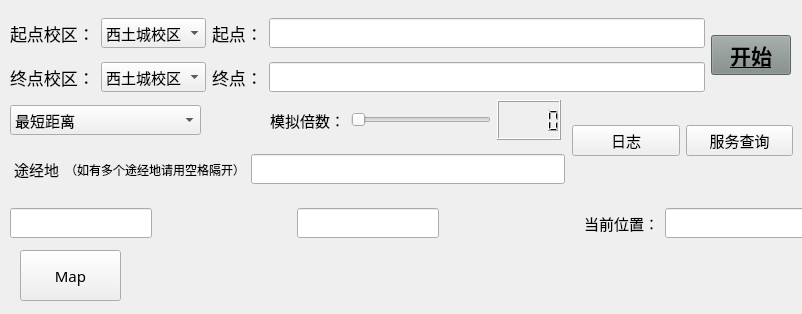
<?xml version="1.0" encoding="UTF-8"?>
<ui version="4.0">
 <class>Form</class>
 <widget class="QWidget" name="Form">
  <property name="geometry">
   <rect>
    <x>0</x>
    <y>0</y>
    <width>802</width>
    <height>314</height>
   </rect>
  </property>
  <property name="font">
   <font>
    <family>楷体</family>
    <pointsize>11</pointsize>
   </font>
  </property>
  <property name="windowTitle">
   <string>Form</string>
  </property>
  <widget class="QWidget" name="widget" native="true">
   <property name="geometry">
    <rect>
     <x>10</x>
     <y>10</y>
     <width>781</width>
     <height>91</height>
    </rect>
   </property>
   <layout class="QGridLayout" name="gridLayout">
    <item row="0" column="4">
     <widget class="QLabel" name="labelOrigin">
      <property name="font">
       <font>
        <pointsize>13</pointsize>
       </font>
      </property>
      <property name="text">
       <string>起点：</string>
      </property>
     </widget>
    </item>
    <item row="1" column="4">
     <widget class="QLabel" name="labelTerminal">
      <property name="font">
       <font>
        <family>楷体</family>
        <pointsize>13</pointsize>
        <weight>50</weight>
        <bold>false</bold>
       </font>
      </property>
      <property name="text">
       <string>终点：</string>
      </property>
     </widget>
    </item>
    <item row="1" column="5">
     <widget class="QLineEdit" name="lineEditTerminal"/>
    </item>
    <item row="0" column="5">
     <widget class="QLineEdit" name="lineEditOrigin"/>
    </item>
    <item row="0" column="8" rowspan="2">
     <widget class="QPushButton" name="pushBUttonStart">
      <property name="font">
       <font>
        <family>楷体</family>
        <pointsize>16</pointsize>
        <weight>75</weight>
        <bold>true</bold>
        <underline>true</underline>
       </font>
      </property>
      <property name="styleSheet">
       <string notr="true">QPushButton { background-color: rgb(128,138,135); } QPushButton:pressed { background-color: rgb(245,245,245); }</string>
      </property>
      <property name="text">
       <string>开始</string>
      </property>
     </widget>
    </item>
    <item row="1" column="0">
     <widget class="QLabel" name="labelTerminal_2">
      <property name="font">
       <font>
        <family>楷体</family>
        <pointsize>13</pointsize>
        <weight>50</weight>
        <bold>false</bold>
       </font>
      </property>
      <property name="text">
       <string>终点校区：</string>
      </property>
     </widget>
    </item>
    <item row="0" column="0">
     <widget class="QLabel" name="labelOrigin_2">
      <property name="font">
       <font>
        <pointsize>13</pointsize>
       </font>
      </property>
      <property name="text">
       <string>起点校区：</string>
      </property>
     </widget>
    </item>
    <item row="0" column="1">
     <widget class="QComboBox" name="comboBoxOriginCampus">
      <item>
       <property name="text">
        <string>西土城校区</string>
       </property>
      </item>
      <item>
       <property name="text">
        <string>沙河校区</string>
       </property>
      </item>
     </widget>
    </item>
    <item row="1" column="1">
     <widget class="QComboBox" name="comboBoxTerminalCampus">
      <item>
       <property name="text">
        <string>西土城校区</string>
       </property>
      </item>
      <item>
       <property name="text">
        <string>沙河校区</string>
       </property>
      </item>
     </widget>
    </item>
   </layout>
  </widget>
  <widget class="QWidget" name="widget_2" native="true">
   <property name="geometry">
    <rect>
     <x>10</x>
     <y>100</y>
     <width>191</width>
     <height>41</height>
    </rect>
   </property>
   <property name="font">
    <font>
     <family>楷体</family>
     <pointsize>11</pointsize>
     <italic>false</italic>
    </font>
   </property>
   <layout class="QHBoxLayout" name="horizontalLayout_2">
    <item>
     <widget class="QComboBox" name="comboBoxStrategy">
      <item>
       <property name="text">
        <string>最短距离</string>
       </property>
      </item>
      <item>
       <property name="text">
        <string>交通工具的最短时间</string>
       </property>
      </item>
      <item>
       <property name="text">
        <string>途径最短距离</string>
       </property>
      </item>
      <item>
       <property name="text">
        <string>最短时间</string>
       </property>
      </item>
     </widget>
    </item>
   </layout>
  </widget>
  <widget class="QWidget" name="widget_3" native="true">
   <property name="geometry">
    <rect>
     <x>270</x>
     <y>100</y>
     <width>291</width>
     <height>40</height>
    </rect>
   </property>
   <layout class="QHBoxLayout" name="horizontalLayout_3">
    <item>
     <widget class="QLabel" name="labelMultiple">
      <property name="text">
       <string>模拟倍数：</string>
      </property>
     </widget>
    </item>
    <item>
     <widget class="QSlider" name="horizontalSlider">
      <property name="minimum">
       <number>1</number>
      </property>
      <property name="maximum">
       <number>10</number>
      </property>
      <property name="orientation">
       <enum>Qt::Horizontal</enum>
      </property>
     </widget>
    </item>
    <item>
     <widget class="QLCDNumber" name="lcdNumber">
      <property name="font">
       <font>
        <weight>75</weight>
        <italic>false</italic>
        <bold>true</bold>
        <underline>false</underline>
        <stylestrategy>NoAntialias</stylestrategy>
       </font>
      </property>
      <property name="styleSheet">
       <string notr="true"/>
      </property>
     </widget>
    </item>
   </layout>
  </widget>
  <widget class="QWidget" name="widget_4" native="true">
   <property name="geometry">
    <rect>
     <x>572</x>
     <y>100</y>
     <width>221</width>
     <height>81</height>
    </rect>
   </property>
   <layout class="QHBoxLayout" name="horizontalLayout_4">
    <item>
     <widget class="QPushButton" name="pushButtonRecord">
      <property name="text">
       <string>日志</string>
      </property>
      <property name="iconSize">
       <size>
        <width>30</width>
        <height>30</height>
       </size>
      </property>
     </widget>
    </item>
    <item>
     <widget class="QPushButton" name="pushButtonQuery">
      <property name="text">
       <string>服务查询</string>
      </property>
     </widget>
    </item>
   </layout>
  </widget>
  <widget class="QWidget" name="widget_6" native="true">
   <property name="geometry">
    <rect>
     <x>14</x>
     <y>150</y>
     <width>551</width>
     <height>39</height>
    </rect>
   </property>
   <layout class="QHBoxLayout" name="horizontalLayout_6">
    <item>
     <widget class="QLabel" name="label_2">
      <property name="text">
       <string>途经地</string>
      </property>
     </widget>
    </item>
    <item>
     <widget class="QLabel" name="label_3">
      <property name="font">
       <font>
        <pointsize>9</pointsize>
       </font>
      </property>
      <property name="text">
       <string>（如有多个途经地请用空格隔开）</string>
      </property>
     </widget>
    </item>
    <item>
     <widget class="QLineEdit" name="lineEditTransfer">
      <property name="text">
       <string/>
      </property>
     </widget>
    </item>
   </layout>
  </widget>
  <widget class="QWidget" name="widget_5" native="true">
   <property name="geometry">
    <rect>
     <x>10</x>
     <y>200</y>
     <width>797</width>
     <height>47</height>
    </rect>
   </property>
   <layout class="QHBoxLayout" name="horizontalLayout">
    <item>
     <widget class="QLineEdit" name="lineEditLeftTime">
      <property name="readOnly">
       <bool>true</bool>
      </property>
     </widget>
    </item>
    <item>
     <spacer name="horizontalSpacer">
      <property name="orientation">
       <enum>Qt::Horizontal</enum>
      </property>
      <property name="sizeHint" stdset="0">
       <size>
        <width>40</width>
        <height>20</height>
       </size>
      </property>
     </spacer>
    </item>
    <item>
     <widget class="QLineEdit" name="lineEditDistance">
      <property name="readOnly">
       <bool>true</bool>
      </property>
     </widget>
    </item>
    <item>
     <spacer name="horizontalSpacer_2">
      <property name="orientation">
       <enum>Qt::Horizontal</enum>
      </property>
      <property name="sizeHint" stdset="0">
       <size>
        <width>40</width>
        <height>20</height>
       </size>
      </property>
     </spacer>
    </item>
    <item>
     <widget class="QLabel" name="label_5">
      <property name="text">
       <string>当前位置：</string>
      </property>
     </widget>
    </item>
    <item>
     <widget class="QLineEdit" name="lineEditPosition">
      <property name="readOnly">
       <bool>true</bool>
      </property>
     </widget>
    </item>
   </layout>
  </widget>
  <widget class="QPushButton" name="pushButton">
   <property name="geometry">
    <rect>
     <x>20</x>
     <y>250</y>
     <width>101</width>
     <height>51</height>
    </rect>
   </property>
   <property name="text">
    <string>Map</string>
   </property>
  </widget>
 </widget>
 <resources/>
 <connections/>
</ui>
